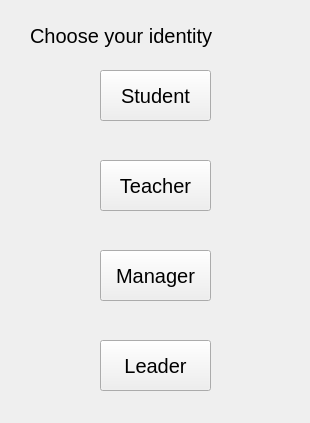
<?xml version="1.0" encoding="UTF-8"?>
<ui version="4.0">
 <class>FormI</class>
 <widget class="QWidget" name="FormI">
  <property name="geometry">
   <rect>
    <x>0</x>
    <y>0</y>
    <width>310</width>
    <height>423</height>
   </rect>
  </property>
  <property name="windowTitle">
   <string>IDcheck</string>
  </property>
  <widget class="QPushButton" name="pushButton">
   <property name="geometry">
    <rect>
     <x>100</x>
     <y>70</y>
     <width>111</width>
     <height>51</height>
    </rect>
   </property>
   <property name="font">
    <font>
     <pointsize>15</pointsize>
    </font>
   </property>
   <property name="text">
    <string>Student</string>
   </property>
  </widget>
  <widget class="QPushButton" name="pushButton_2">
   <property name="geometry">
    <rect>
     <x>100</x>
     <y>160</y>
     <width>111</width>
     <height>51</height>
    </rect>
   </property>
   <property name="font">
    <font>
     <pointsize>15</pointsize>
    </font>
   </property>
   <property name="text">
    <string>Teacher</string>
   </property>
  </widget>
  <widget class="QPushButton" name="pushButton_3">
   <property name="geometry">
    <rect>
     <x>100</x>
     <y>250</y>
     <width>111</width>
     <height>51</height>
    </rect>
   </property>
   <property name="font">
    <font>
     <pointsize>15</pointsize>
    </font>
   </property>
   <property name="text">
    <string>Manager</string>
   </property>
  </widget>
  <widget class="QLabel" name="label">
   <property name="geometry">
    <rect>
     <x>30</x>
     <y>20</y>
     <width>271</width>
     <height>31</height>
    </rect>
   </property>
   <property name="font">
    <font>
     <pointsize>15</pointsize>
    </font>
   </property>
   <property name="text">
    <string>Choose your identity</string>
   </property>
  </widget>
  <widget class="QPushButton" name="pushButton_4">
   <property name="geometry">
    <rect>
     <x>100</x>
     <y>340</y>
     <width>111</width>
     <height>51</height>
    </rect>
   </property>
   <property name="font">
    <font>
     <pointsize>15</pointsize>
    </font>
   </property>
   <property name="text">
    <string>Leader</string>
   </property>
  </widget>
 </widget>
 <resources/>
 <connections>
  <connection>
   <sender>pushButton</sender>
   <signal>clicked()</signal>
   <receiver>FormI</receiver>
   <slot>student_clicked()</slot>
   <hints>
    <hint type="sourcelabel">
     <x>186</x>
     <y>85</y>
    </hint>
    <hint type="destinationlabel">
     <x>309</x>
     <y>81</y>
    </hint>
   </hints>
  </connection>
  <connection>
   <sender>pushButton_3</sender>
   <signal>clicked()</signal>
   <receiver>FormI</receiver>
   <slot>manager_clicked()</slot>
   <hints>
    <hint type="sourcelabel">
     <x>166</x>
     <y>289</y>
    </hint>
    <hint type="destinationlabel">
     <x>245</x>
     <y>277</y>
    </hint>
   </hints>
  </connection>
  <connection>
   <sender>pushButton_2</sender>
   <signal>clicked()</signal>
   <receiver>FormI</receiver>
   <slot>teacher_clicked()</slot>
   <hints>
    <hint type="sourcelabel">
     <x>172</x>
     <y>190</y>
    </hint>
    <hint type="destinationlabel">
     <x>252</x>
     <y>188</y>
    </hint>
   </hints>
  </connection>
  <connection>
   <sender>pushButton_4</sender>
   <signal>clicked()</signal>
   <receiver>FormI</receiver>
   <slot>leader_clicked()</slot>
   <hints>
    <hint type="sourcelabel">
     <x>160</x>
     <y>351</y>
    </hint>
    <hint type="destinationlabel">
     <x>264</x>
     <y>354</y>
    </hint>
   </hints>
  </connection>
 </connections>
 <slots>
  <slot>student_clicked()</slot>
  <slot>manager_clicked()</slot>
  <slot>leader_clicked()</slot>
  <slot>teacher_clicked()</slot>
 </slots>
</ui>
